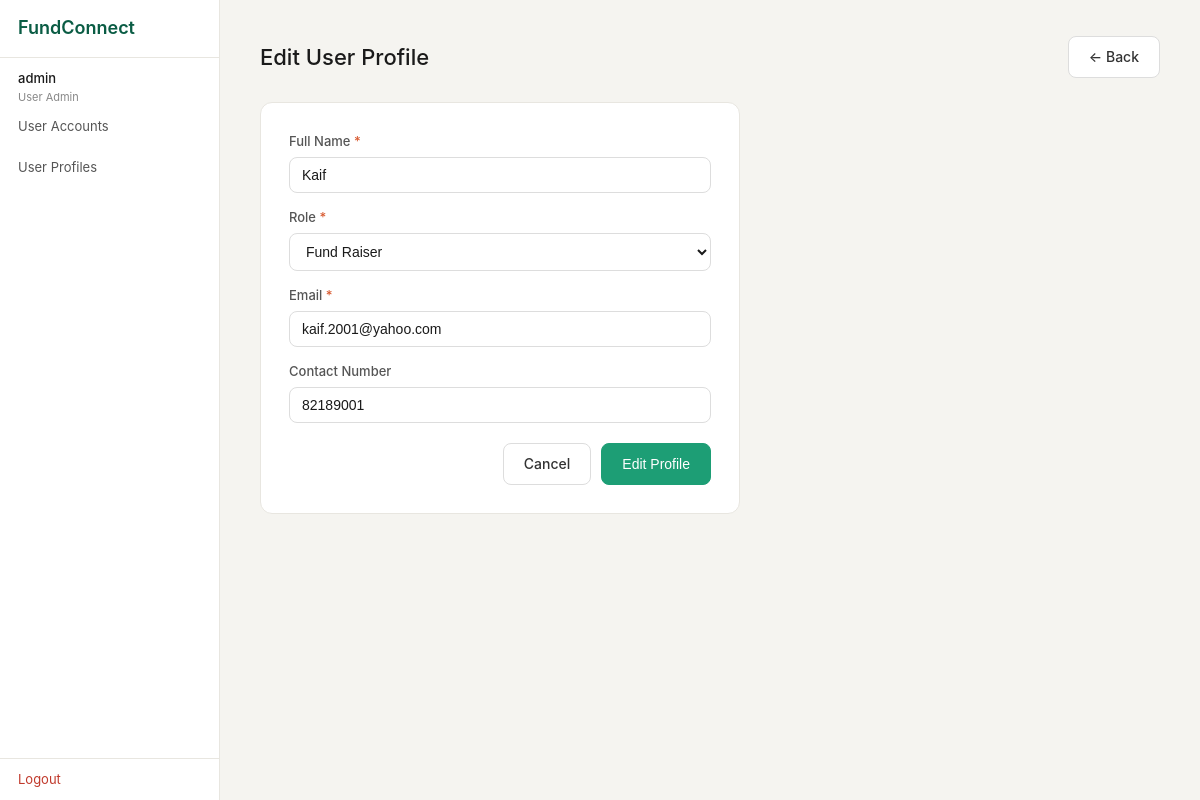
/admin/profiles/1/edit (signed in), run on the app's committed database.
### tables this page shows
CREATE TABLE user_profile (
                id         INTEGER PRIMARY KEY AUTOINCREMENT,
                name       TEXT NOT NULL,
                role       TEXT NOT NULL,
                email      TEXT NOT NULL UNIQUE,
                contact    TEXT,
                status     TEXT NOT NULL DEFAULT 'Active',
                created_at TEXT DEFAULT (datetime('now'))
            );

### boundary/app.py (the view)
@app.route("/admin/profiles/<int:pid>/edit", methods=["GET", "POST"])
def ua_profile_edit(pid):
    if "user_id" not in session or session["role"] != "User Admin":
        return redirect(url_for("login"))
    if request.method == "POST":
        result = UserProfileController.update_profile(
            profile_id=pid,
            name=request.form.get("name", ""),
            role=request.form.get("role", ""),
            email=request.form.get("email", ""),
            contact=request.form.get("contact", ""),
        )
        if result["success"]:
            flash(result["message"], "success")
            return redirect(url_for("ua_profiles"))
        else:
            flash(result["message"], "error")
            form_data = request.form
    else:
        view_result = UserProfileController.view_profile(pid)
        if not view_result["success"]:
            flash(view_result["message"], "error")
            return redirect(url_for("ua_profiles"))
        form_data = view_result["data"]
    return render_template("ua_profile_form.html",
                           form=form_data, action="Edit", profile_id=pid)

### boundary/templates/ua_profile_form.html (shortened to what this page needs)
{% extends "base.html" %}
{% block content %}
<div class="page-header">
  <h1 class="page-title">{{ action }} User Profile</h1>
  <a href="{{ url_for('ua_profiles') }}" class="btn">← Back</a>
</div>
<div style="background: #fff; border: 1px solid #e8e6e0; border-radius: 12px; padding: 28px; max-width: 480px;">
  <form method="POST">
    <div class="form-group">
      <label>Full Name <span style="color: #d85a30;">*</span></label>
      <input type="text" name="name" value="{{ form.name or '' }}" required
             placeholder="e.g. John Smith">
    </div>
    <div class="form-group">
      <label>Role <span style="color: #d85a30;">*</span></label>
      <select name="role">
        {% for r in ["Fund Raiser", "Donee", "Platform Manager"] %}
          <option value="{{ r }}" {{ "selected" if (form.role or "") == r }}>{{ r }}</option>
        {% endfor %}
      </select>
    </div>
    <div class="form-group">
      <label>Email <span style="color: #d85a30;">*</span></label>
      <input type="email" name="email" value="{{ form.email or '' }}" required
             placeholder="e.g. john@example.com">
    </div>
    <div class="form-group">
      <label>Contact Number</label>
      <input type="text" name="contact" value="{{ form.contact or '' }}"
             placeholder="e.g. 91234567">
    </div>
    <div style="display: flex; gap: 10px; justify-content: flex-end; margin-top: 20px;">
      <a href="{{ url_for('ua_profiles') }}" class="btn">Cancel</a>
      <button type="submit" class="btn btn-primary" style="width: auto;">
        {{ action }} Profile
      </button>
    </div>
  </form>
</div>
{% endblock %}

### boundary/static/css/style.css (style rules this page uses)
*, *::before, *::after { box-sizing: border-box; margin: 0; padding: 0; }
body { font-family: -apple-system, BlinkMacSystemFont, 'Segoe UI', sans-serif; font-size: 15px; background: #f5f4f0; color: #1a1a1a; line-height: 1.6; }
a { text-decoration: none; color: inherit; }
.form-group { margin-bottom: 14px; }
.form-group label { display: block; font-size: 13px; font-weight: 500; color: #555; margin-bottom: 5px; }
.form-group input, .form-group select, .form-group textarea { width: 100%; padding: 9px 12px; border-radius: 8px; border: 1px solid #ddd; font-size: 14px; color: #1a1a1a; background: #fff; }
.btn { display: inline-block; padding: 9px 20px; border-radius: 8px; font-size: 14px; font-weight: 500; cursor: pointer; border: 1px solid #ddd; background: #fff; color: #333; }
.btn-primary { background: #1d9e75; color: #fff; border-color: #1d9e75; width: 100%; text-align: center; }
.page-header { display: flex; justify-content: space-between; align-items: center; margin-bottom: 24px; }
.page-title { font-size: 22px; font-weight: 500; }

### data on the page
user_profile: name "Kaif", email "kaif.2001@yahoo.com", contact "82189001"

### other printed values
{{ session.username }} "admin"
{{ session.role }} "User Admin"
{{ action }} "Edit"
form field role "Fund Raiser"
